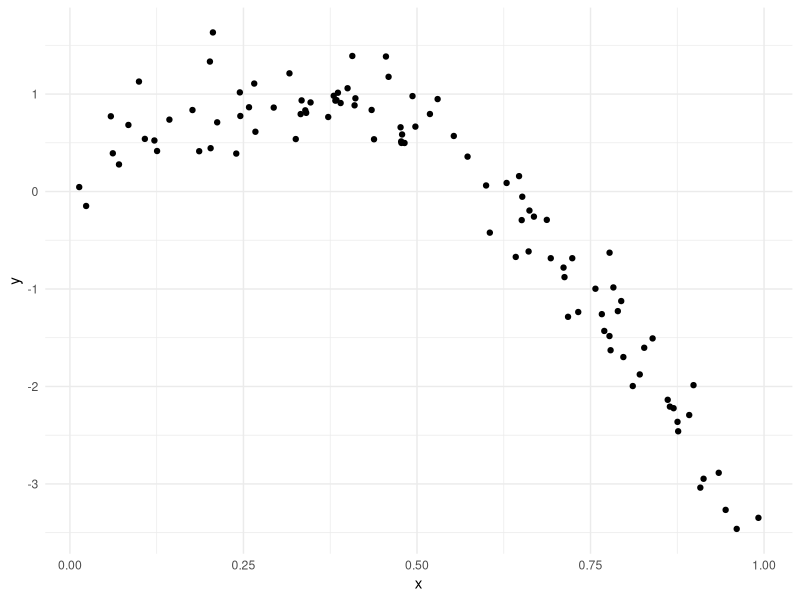
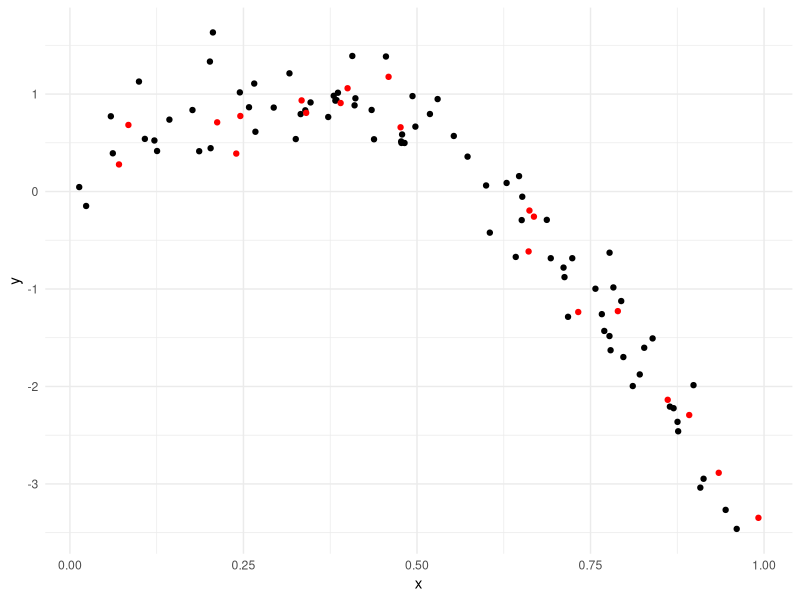
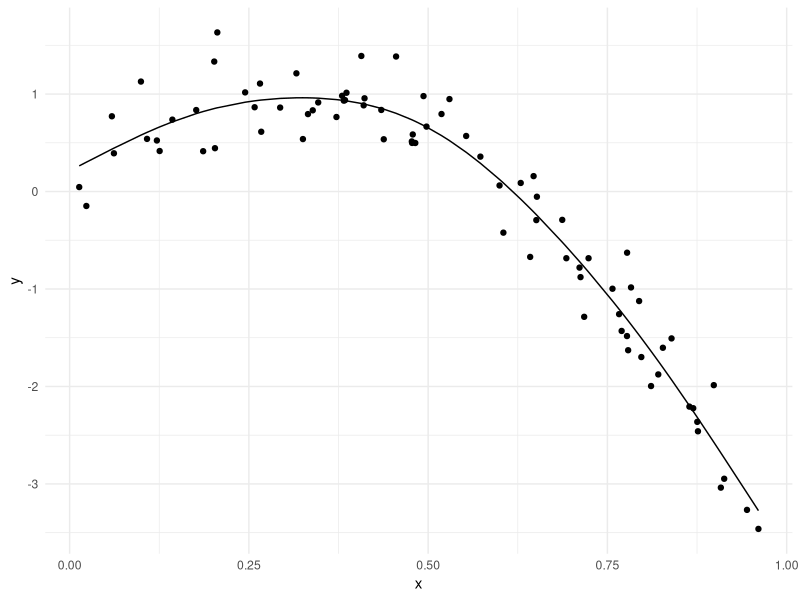
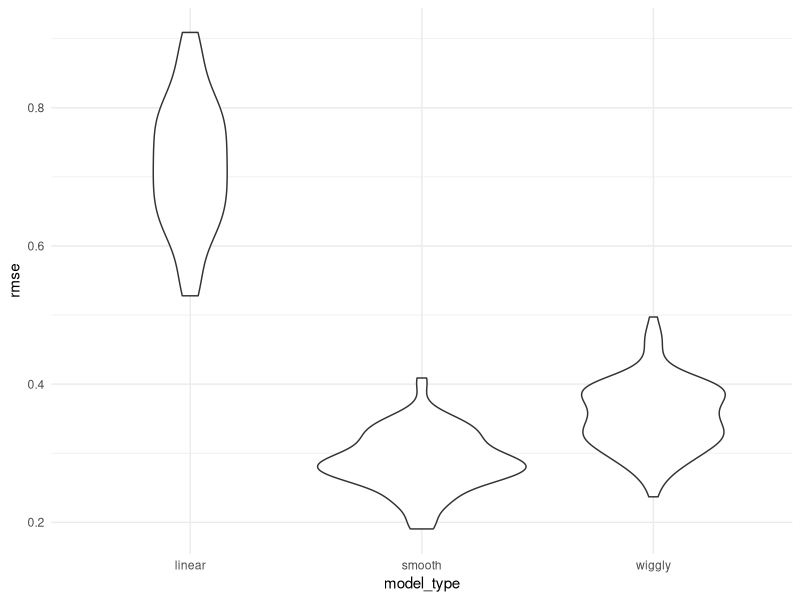

Here is the R script that generated these plots, in order:
## ---- chunk 1
library(tidyverse)

knitr::opts_chunk$set(
	echo = TRUE,
	warning = FALSE,
  fig.width = 6,
  fig.asp = .6,
  out.width = "90%"
)

theme_set(theme_minimal() + theme(legend.position = "bottom"))

options(
  ggplot2.continuous.colour = "viridis",
  ggplot2.continuous.fill = "viridis"
)

scale_colour_discrete = scale_colour_viridis_d
scale_fill_discrete = scale_fill_viridis_d
## ---- chunk 2
library(tidyverse)
library(modelr)

set.seed(1)
## ---- chunk 3
nonlin_df = 
  tibble(
    id = 1:100,
    x = runif(100, 0, 1), #uniform distribution
    y = 1 - 10 * (x - .3) ^ 2 + rnorm(100, 0, 0.3)
  )

nonlin_df |> 
  ggplot(aes(x = x, y = y)) + 
  geom_point()
## ---- chunk 4
train_df = sample_n(nonlin_df, 80)
test_df = anti_join(nonlin_df, train_df, by = "id") #anti: not in the two dataset
## ---- chunk 5
train_df |> 
  ggplot(aes(x = x, y = y)) + 
  geom_point() + 
  geom_point(data = test_df, color = "red")
## ---- chunk 6
linear_mod = lm(y ~ x, data = train_df)
smooth_mod = mgcv::gam(y ~ s(x), data = train_df) #smooth model 
wiggly_mod = mgcv::gam(y ~ s(x, k = 30), sp = 10e-6, data = train_df)
## ---- chunk 7
train_df |> 
  modelr::add_predictions(smooth_mod) |> 
  ggplot(aes(x = x, y = y)) + 
  geom_point() + 
  geom_line(aes(y = pred))
## ---- chunk 8
rmse(linear_mod, train_df)
rmse(smooth_mod, train_df)
rmse(wiggly_mod, train_df)
## ---- chunk 9
rmse(linear_mod, test_df)
rmse(smooth_mod, test_df)
rmse(wiggly_mod, test_df)
## ---- chunk 10
cv_df = 
  nonlin_df |> 
  crossv_mc(n = 100) |> 
  mutate(
    train = map(train, as_tibble),
    test = map(test, as_tibble)
  )
## ---- chunk 11
cv_df |> pull(train) |> nth(3) |> as_tibble()
## ---- chunk 12
lin_mod_funct= function(df) {
  lm(y~x, data=df)
}
## ---- chunk 13
cv_results =
  cv_df |> 
  mutate(
    linear_fit = map(train, \(df) lm(y ~ x, data = df)), # can replace it as lin_mod_function, same thing
    smooth_fit = map(train, \(df) mgcv::gam(y ~ s(x), data = df)),
    wiggly_fit = map(train, \(df) mgcv::gam(y ~ s(x, k = 30), sp = 10e-6, data = df))
  ) |> 
  mutate( #2 column to map across, format it as map2_dbl as one number
    rmse_linear = map2_dbl(linear_fit, test, \(mod, df) rmse(mod, df)),
    rmse_smooth = map2_dbl(smooth_fit, test, \(mod, df) rmse(mod, df)),
    rmse_wiggly = map2_dbl(wiggly_fit, test, \(mod, df) rmse(mod, df))
  )
## ---- chunk 14
cv_results |> 
  select(starts_with("rmse")) |> 
  pivot_longer(
    everything(),
    names_to = "model_type",
    values_to = "rmse",
    names_prefix = "rmse_"
  ) |> 
  group_by(model_type) |> 
  summarize(m_rmse = mean(rmse))

cv_results |> 
  select(starts_with("rmse")) |> 
  pivot_longer(
    everything(),
    names_to = "model_type",
    values_to = "rmse",
    names_prefix = "rmse_"
  ) |> 
  ggplot(aes(x = model_type, y = rmse)) +
  geom_violin()

